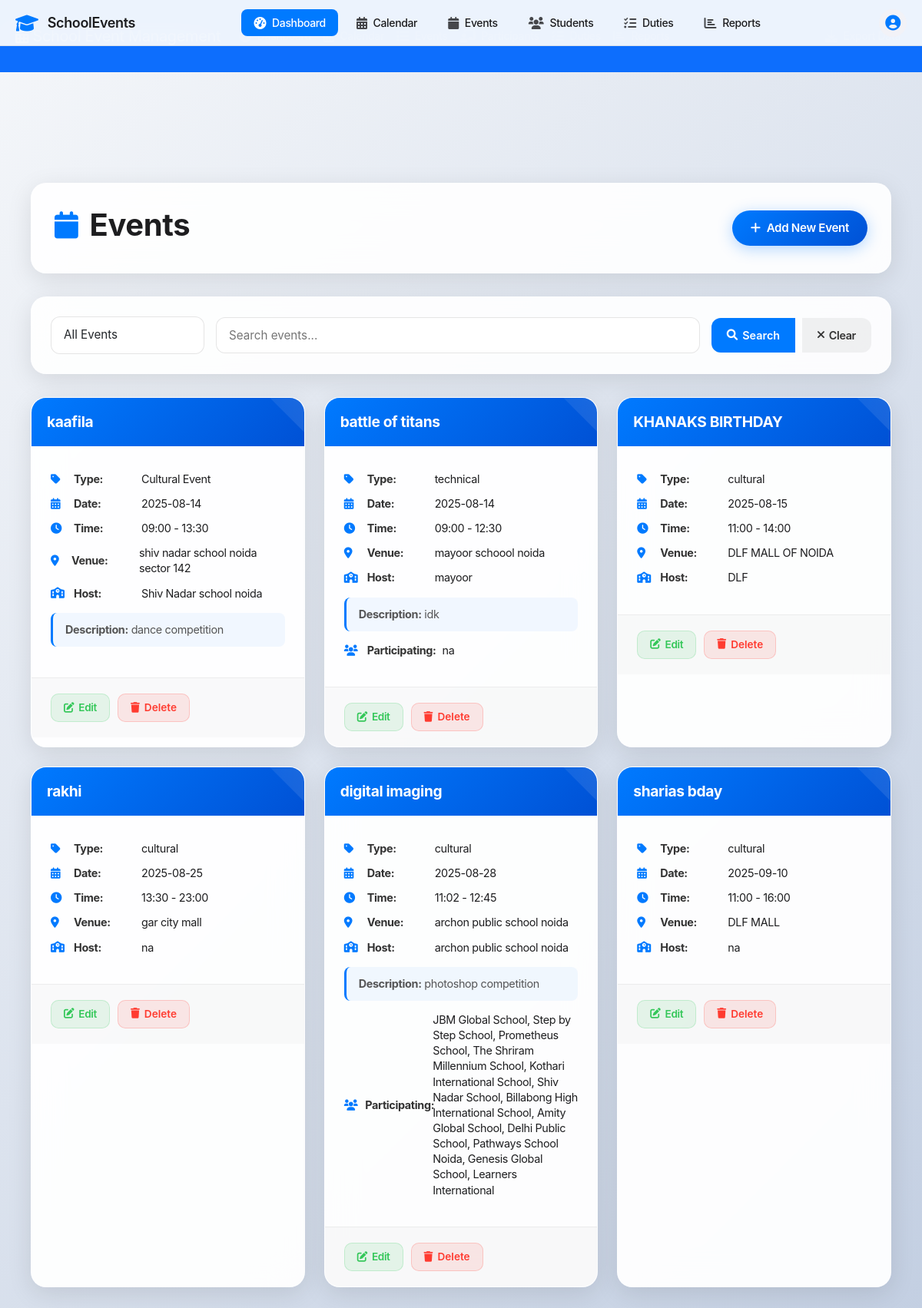
The app's page /events with its own data.
### tables this page shows
CREATE TABLE events (
            id INTEGER PRIMARY KEY AUTOINCREMENT,
            name TEXT NOT NULL,
            type TEXT NOT NULL,
            event_date DATE NOT NULL,
            start_time TIME NOT NULL,
            end_time TIME NOT NULL,
            venue TEXT NOT NULL,
            description TEXT,
            host_school TEXT NOT NULL,
            participating_schools TEXT,
            status TEXT DEFAULT 'upcoming',
            created_at TIMESTAMP DEFAULT CURRENT_TIMESTAMP
        );

### app.py (the view)
@app.route('/events')
def events():
    conn = get_db_connection()
    filter_type = request.args.get('filter', 'all')
    search = request.args.get('search', '')
    query = 'SELECT * FROM events WHERE 1=1'
    params = []
    if filter_type == 'upcoming':
        query += ' AND event_date >= DATE("now")'
    elif filter_type == 'completed':
        query += ' AND event_date < DATE("now")'
    if search:
        query += ' AND (name LIKE ? OR type LIKE ? OR venue LIKE ?)'
        params.extend([f'%{search}%', f'%{search}%', f'%{search}%'])
    query += ' ORDER BY event_date ASC'
    events = conn.execute(query, params).fetchall()
    conn.close()
    return render_template('events.html', events=events, filter_type=filter_type, search=search)

### app.py (called while the page is built)
def get_db_connection():
    conn = sqlite3.connect('events.db')
    conn.row_factory = sqlite3.Row
    return conn

### templates/events.html (shortened to what this page needs)
{% extends "base.html" %}
{% block content %}
<nav class="apple-nav">
        <div class="nav-container">
            <div class="nav-brand">
                <i class="fas fa-graduation-cap"></i>
                <span>SchoolEvents</span>
            </div>
            <div class="nav-menu">
                <a href="{{ url_for('dashboard') }}" class="nav-link active">
                    <i class="fas fa-tachometer-alt"></i>
                    <span>Dashboard</span>
                </a>
                <a href="{{ url_for('calendar_view') }}" class="nav-link">
                    <i class="fas fa-calendar-alt"></i>
                    <span>Calendar</span>
                </a>
                <a href="{{ url_for('events') }}" class="nav-link">
                    <i class="fas fa-calendar"></i>
                    <span>Events</span>
                </a>
                <a href="{{ url_for('participants') }}" class="nav-link">
                    <i class="fas fa-users"></i>
                    <span>Students</span>
                </a>
                <a href="{{ url_for('duties') }}" class="nav-link">
                    <i class="fas fa-tasks"></i>
                    <span>Duties</span>
                </a>
                <a href="{{ url_for('reports') }}" class="nav-link">
                    <i class="fas fa-chart-bar"></i>
                    <span>Reports</span>
                </a>
            </div>
            <div class="nav-user">
                <div class="user-avatar">
                    <i class="fas fa-user-circle"></i>
                </div>
            </div>
        </div>
    </nav>
<div class="container">
    <div class="header">
        <div class="header-content">
            <h1><i class="fas fa-calendar"></i> Events</h1>
            <a href="{{ url_for('add_event') }}" class="add-btn">
                <i class="fas fa-plus"></i> Add New Event
            </a>
        </div>
    </div>
    <div class="controls">
        <form method="GET" class="controls-form">
            <select name="filter" class="form-select" onchange="this.form.submit()">
                <option value="all" {% if filter_type == 'all' %}selected{% endif %}>All Events</option>
            </select>
            <input type="text" name="search" class="form-input" placeholder="Search events..." value="{{ search }}">
            <div class="btn-group">
                <button type="submit" class="btn btn-primary">
                    <i class="fas fa-search"></i> Search
                </button>
                <a href="{{ url_for('events') }}" class="btn btn-secondary">
                    <i class="fas fa-times"></i> Clear
                </a>
            </div>
        </form>
    </div>
    <div class="events-grid">
        {% if events %}
            {% for event in events %}
                <div class="event-card">
                    <div class="event-header">
                        <h6 class="event-title">{{ event.name }}</h6>
                    </div>
                    <div class="event-body">
                        <div class="event-detail">
                            <i class="fas fa-tag"></i>
                            <strong>Type:</strong> {{ event.type }}
                        </div>
                        <div class="event-detail">
                            <i class="fas fa-calendar-alt"></i>
                            <strong>Date:</strong> {{ event.event_date }}
                        </div>
                        <div class="event-detail">
                            <i class="fas fa-clock"></i>
                            <strong>Time:</strong> {{ event.start_time }} - {{ event.end_time }}
                        </div>
                        <div class="event-detail">
                            <i class="fas fa-map-marker-alt"></i>
                            <strong>Venue:</strong> {{ event.venue }}
                        </div>
                        <div class="event-detail">
                            <i class="fas fa-school"></i>
                            <strong>Host:</strong> {{ event.host_school }}
                        </div>
                        {% if event.description %}
                            <div class="event-description">
                                <strong>Description:</strong> {{ event.description[:100] }}{% if event.description|length > 100 %}...{% endif %}
                            </div>
                        {% endif %}
                        {% if event.participating_schools %}
                            <div class="event-detail">
                                <i class="fas fa-users"></i>
                                <strong>Participating:</strong> {{ event.participating_schools }}
                            </div>
                        {% endif %}
                    </div>
                    <div class="event-footer">
                        <a href="{{ url_for('edit_event', id=event.id) }}" class="btn-sm btn-edit">
                            <i class="fas fa-edit"></i> Edit
                        </a>
                        <form method="POST" action="{{ url_for('delete_event', id=event.id) }}" style="display: inline;">
                            <button type="submit" class="btn-sm btn-delete"
                                    onclick="return confirm('Are you sure you want to delete this event?')">
                                <i class="fas fa-trash"></i> Delete
                            </button>
                        </form>
                    </div>
                </div>
            {% endfor %}
        {% endif %}
    </div>
</div>
{% endblock %}

### static/css/style.css (style rules this page uses)
* { margin: 0; padding: 0; box-sizing: border-box; }
body { font-family: -apple-system, BlinkMacSystemFont, 'Segoe UI', Roboto, Oxygen, Ubuntu, Cantarell, sans-serif; background: #f5f5f7; color: #1d1d1f; line-height: 1.47059; font-weight: 400; letter-spacing: -.022em; }
.container { max-width: 1200px; margin: 0 auto; padding: 0 20px; }
.apple-nav { background: rgba(251, 251, 253, 0.94); backdrop-filter: saturate(180%) blur(20px); -webkit-backdrop-filter: saturate(180%) blur(20px); border-bottom: 1px solid rgba(0, 0, 0, 0.08); position: fixed; top: 0; left: 0; right: 0; z-index: 1000; height: 60px; }
.nav-container { max-width: 1200px; margin: 0 auto; padding: 0 20px; height: 100%; display: flex; align-items: center; justify-content: space-between; }
.nav-brand { display: flex; align-items: center; font-size: 18px; font-weight: 600; color: #1d1d1f; text-decoration: none; }
.nav-brand i { font-size: 24px; color: #007aff; margin-right: 12px; }
.nav-menu { display: flex; align-items: center; gap: 8px; }
.nav-link { display: flex; align-items: center; padding: 8px 16px; border-radius: 8px; text-decoration: none; color: #1d1d1f; font-size: 14px; font-weight: 500; transition: all 0.2s cubic-bezier(0.25, 0.46, 0.45, 0.94); position: relative; }
.nav-link i { font-size: 16px; margin-right: 8px; opacity: 0.8; }
.nav-link.active { background: #007aff; color: white; }
.nav-link.active i { opacity: 1; }
.nav-user { display: flex; align-items: center; }
.user-avatar { width: 36px; height: 36px; border-radius: 50%; background: #f2f2f7; display: flex; align-items: center; justify-content: center; cursor: pointer; transition: all 0.2s ease; }
.user-avatar i { font-size: 20px; color: #007aff; }
.event-header { display: flex; justify-content: between; align-items: flex-start; margin-bottom: 8px; }

### records on screen
events: name "kaafila", type "Cultural Event", event_date "2025-08-14", start_time "09:00", end_time "13:30", venue "shiv nadar school noida sector 142", host_school "Shiv Nadar school noida", description "dance competition"
events: name "battle of titans", type "technical", event_date "2025-08-14", start_time "09:00", end_time "12:30", venue "mayoor schoool noida", host_school "mayoor", description "idk", participating_schools "na"
events: name "KHANAKS BIRTHDAY", type "cultural", event_date "2025-08-15", start_time "11:00", end_time "14:00", venue "DLF MALL OF NOIDA", host_school "DLF"
events: name "rakhi", type "cultural", event_date "2025-08-25", start_time "13:30", end_time "23:00", venue "gar city mall", host_school "na"
events: name "digital imaging", type "cultural", event_date "2025-08-28", start_time "11:02", end_time "12:45", venue "archon public school noida", host_school "archon public school noida", description "photoshop competition", participating_schools "JBM Global School, Step by Step School, Prometheus School, The Shriram Millennium School, Kothari International School, Shiv Nadar School, Billabong High International School, Amity Global School, Delhi Public School, Pathways School Noida, Genesis Global School, Learners International"
events: name "sharias bday", type "cultural", event_date "2025-09-10", start_time "11:00", end_time "16:00", venue "DLF MALL", host_school "na"
